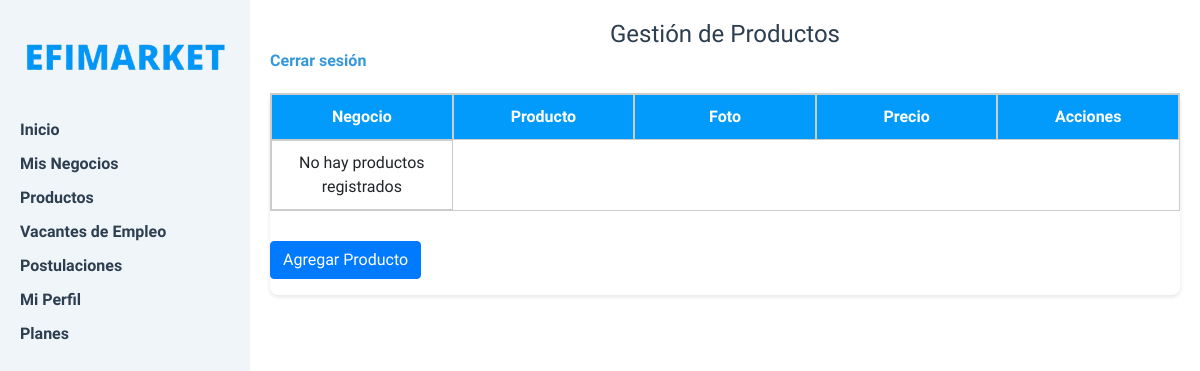
The app's page /Vista/usuarios/administracion/productos.php (signed in), older data.
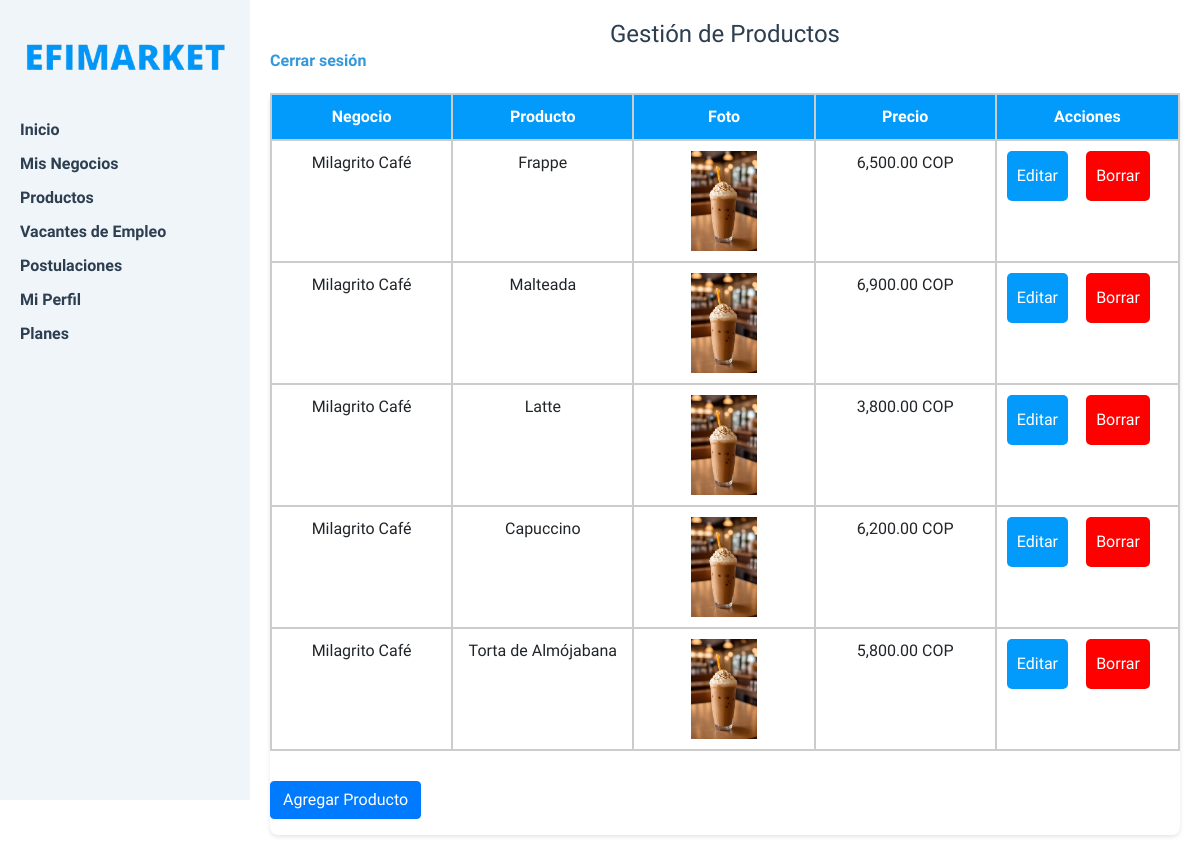
The same page, newer data.
### tables this page shows
CREATE TABLE `productos` (
  `id_producto` int(11) NOT NULL,
  `id_negocio` int(11) NOT NULL,
  `nombre_producto` varchar(255) NOT NULL,
  `foto_producto` varchar(255) DEFAULT NULL,
  `id_usuario` int(11) NOT NULL,
  `precio` int(10) NOT NULL
);

CREATE TABLE `negocios` (
  `id_negocio` bigint(20) UNSIGNED NOT NULL,
  `id_usuario` int(11) NOT NULL,
  `nombre_negocio` varchar(100) NOT NULL,
  `descripcion` varchar(255) DEFAULT NULL,
  `direccion` varchar(255) DEFAULT NULL,
  `telefono` varchar(20) DEFAULT NULL,
  `sitio_web` varchar(100) DEFAULT NULL,
  `id_categoria` int(11) DEFAULT NULL,
  `horario` varchar(255) NOT NULL,
  `logo` varchar(255) NOT NULL
);

### Controlador/controladorNegocios.php (called while the page is built, shortened)
<?php
include_once(__DIR__ . '/../Modelo/modeloNegocios.php');
class ControladorNegocios
{
    private $conn;
    public function __construct()
    {
        $servername = "localhost";
        $username = "root";
        $password = "";
        $dbname = "efimarket";
        $this->conn = new mysqli($servername, $username, $password, $dbname);
    }
    public function obtenerProductosPorUsuario($id_usuario)
    {
        $modeloNegocios = new ModeloNegocios($this->conn);
        return $modeloNegocios->obtenerProductosPorUsuario($id_usuario);
    }
}

### Modelo/modeloNegocios.php (called while the page is built, shortened)
<?php
class ModeloNegocios
{
    private $conn;
    public function __construct()
    {
        $this->conn = new mysqli('localhost', 'root', '', 'efimarket');
    }
    public function obtenerProductosPorUsuario($id_usuario)
    {
        $sql = "SELECT p.id_producto, p.nombre_producto, p.foto_producto, p.id_negocio, p.precio, n.nombre_negocio
                FROM productos p
                INNER JOIN negocios n ON p.id_negocio = n.id_negocio
                WHERE n.id_usuario = ?";
        $stmt = $this->conn->prepare($sql);
        $stmt->bind_param("i", $id_usuario);
        $stmt->execute();
        $result = $stmt->get_result();
        $productos = $result->fetch_all(MYSQLI_ASSOC);
        return $productos;
    }
}

### Vista/usuarios/administracion/productos.php (the view, shortened to what this page needs)
<?php
require_once '../../../Controlador/controladorNegocios.php';
require_once '../../../Modelo/modeloNegocios.php';
$controladorNegocios = new ControladorNegocios();
$productos = $controladorNegocios->obtenerProductosPorUsuario($_SESSION['id_usuario']);
?>
<!DOCTYPE html>
<html lang="es">
<head>
    <link rel="stylesheet" href="admin.css">
    <link rel="stylesheet" href="https://maxcdn.bootstrapcdn.com/bootstrap/4.0.0/css/bootstrap.min.css">
</head>
<body>
    <div class="sidebar">
        <a href="../../index.php" class="logo">
            <img src="../../images/letras.png" alt="Efimarket Logo">
        </a>
        <ul class="menu">
            <li><a href="panel.php">Inicio</a></li>
            <li><a href="negocios.php">Mis Negocios</a></li>
            <li><a href="productos.php">Productos</a></li>
            <li><a href="vacantes.php">Vacantes de Empleo</a></li>
            <li><a href="postulaciones.php">Postulaciones</a></li>
            <li><a href="../clientes/perfil.php">Mi Perfil</a></li>
            <li><a href="planes.php">Planes</a></li>
        </ul>
    </div>
    <div class="main-content tablaDeProductos">
        <header>
            <h1>Gestión de Productos</h1>
            <a href="../../../Controlador/logout.php">Cerrar sesión</a>
        </header>
        <div class="content">
            <div class="tablaProductos">
                <div class="header">Negocio</div>
                <div class="header">Producto</div>
                <div class="header">Foto</div>
                <div class="header">Precio</div>
                <div class="header">Acciones</div>
                <?php if (isset($productos) && !empty($productos)) : ?>
                    <?php foreach ($productos as $producto) : ?>
                        <div class="campo"><?php echo htmlspecialchars($producto['nombre_negocio']); ?></div>
                        <div class="campo"><?php echo htmlspecialchars($producto['nombre_producto']); ?></div>
                        <div class="campo">
                            <img src="../../../uploads/productos/<?php echo htmlspecialchars($producto['foto_producto']); ?>"
                                alt="Producto" style="max-width: 100px; max-height: 100px;">
                        </div>
                        <div class="campo"><?php echo htmlspecialchars(number_format($producto['precio'], 2)); ?> COP</div>
                        <div class="campo">
                            <button class="boton-editar" data-toggle="modal"
                                data-target="#editModal<?php echo htmlspecialchars($producto['id_producto']); ?>">Editar</button>
                            <form action="borrarProducto.php" method="post" class="borrar-cont">
                                <button type="submit" class="boton-borrar">Borrar</button>
                            </form>
                        </div>
                    <?php endforeach; ?>
                <?php else : ?>
                    <div class="campo" colspan="5">No hay productos registrados</div>
                <?php endif; ?>
            </div>
            <button style="margin-top: 30px;" class="btn btn-primary mb-3" data-toggle="modal"
                data-target="#addProductModal">Agregar Producto</button>
        </div>
</body>
</html>

Row changes from the older to the newer data that the page shows:
added productos: id_negocio.nombre_negocio "Milagrito Café", nombre_producto "Frappe", foto_producto (picture), precio "6,500.00"
added productos: id_negocio.nombre_negocio "Milagrito Café", nombre_producto "Malteada", foto_producto (picture), precio "6,900.00"
added productos: id_negocio.nombre_negocio "Milagrito Café", nombre_producto "Latte", foto_producto (picture), precio "3,800.00"
added productos: id_negocio.nombre_negocio "Milagrito Café", nombre_producto "Capuccino", foto_producto (picture), precio "6,200.00"
added productos: id_negocio.nombre_negocio "Milagrito Café", nombre_producto "Torta de Almójabana", foto_producto (picture), precio "5,800.00"
Text that changed along with them:
text no longer shown: "No hay productos registrados"
